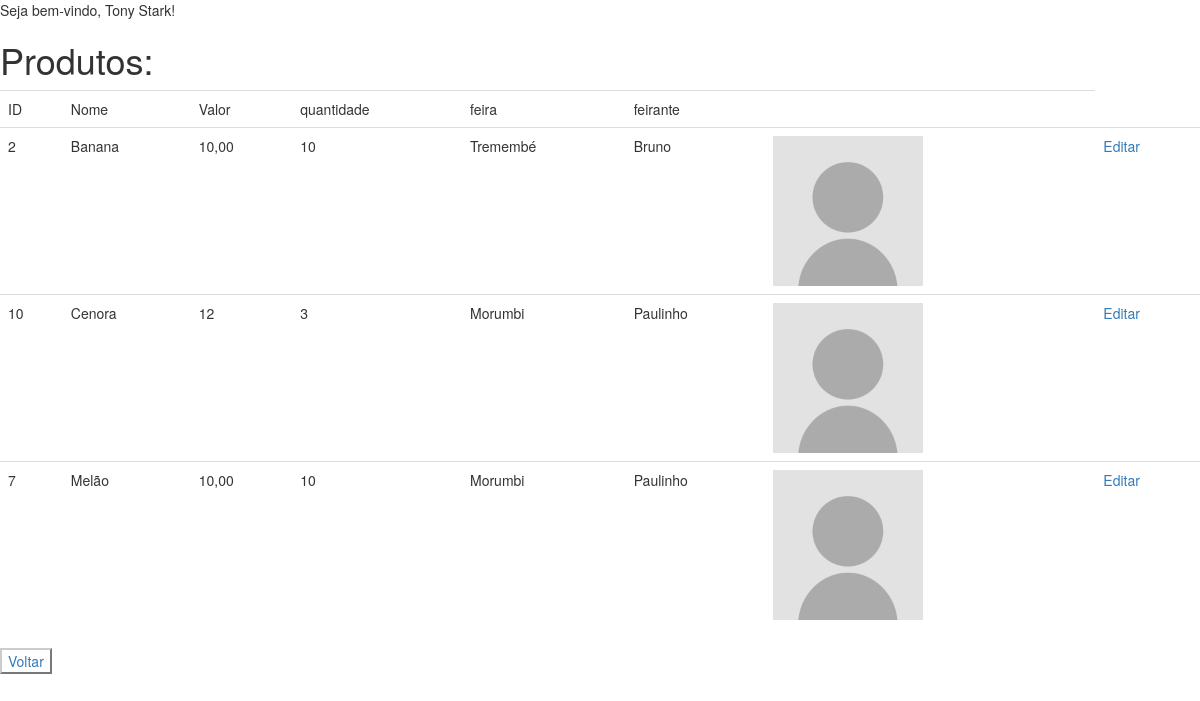
The page /produto (signed in) on the database its author committed.
### tables this page shows
CREATE TABLE usuario (
    login VARCHAR(50) PRIMARY KEY NOT NULL,
    senha VARCHAR(50) NOT NULL,
    nome VARCHAR(50) NOT NULL,
    FOREIGN KEY(login) REFERENCES serie(login)
);

CREATE TABLE produto (
    id_produto INTEGER PRIMARY KEY AUTOINCREMENT,
    nome_produto VARCHAR(50) NOT NULL,
    valor VARCHAR(50) NOT NULL,
    quantidade VARCHAR(1) NOT NULL,
    id_feira INTEGER NOT NULL,
    id_feirante INTEGER NOT NULL,
    id_foto_prod VARCHAR(50) NOT NULL,
    FOREIGN KEY(id_feira) REFERENCES feira(id_feira)
    FOREIGN KEY(id_feirante) REFERENCES feirante(id_feirante)
);

CREATE TABLE feira (
    id_feira INTEGER PRIMARY KEY AUTOINCREMENT,
    bairro VARCHAR(50) NOT NULL,
    horario VARCHAR(50) NOT NULL,
    dia VARCHAR(50) NOT NULL,
    UNIQUE(bairro)
);

CREATE TABLE feirante (
    id_feirante INTEGER PRIMARY KEY AUTOINCREMENT,
    nome_feirante VARCHAR(50) NOT NULL,
    barraca VARCHAR(50) NOT NULL,
    sexo VARCHAR(1) NOT NULL,
    id_feira INTEGER NOT NULL,
    id_foto VARCHAR(50) NOT NULL,
    FOREIGN KEY(id_feira) REFERENCES feira(id_feira)
);

### ifroot/serie.py (the view)
@app.route("/produto")
def listar_produtos_api():
    logado = autenticar_login()
    if logado is None:
        return redirect("/")
    lista = db_listar_produtos()
    print(lista)
    return render_template("lista_produtos.html", logado = logado, produtos = lista)

### ifroot/serie.py (called while the page is built)
def autenticar_login():
    login = request.cookies.get("login", "")
    senha = request.cookies.get("senha", "")
    return db_fazer_login(login, senha)

def row_to_dict(description, row):
    if row is None: return None
    d = {}
    for i in range(0, len(row)):
        d[description[i][0]] = row[i]
    return d

def rows_to_dict(description, rows):
    result = []
    for row in rows:
        result.append(row_to_dict(description, row))
    return result

def conectar():
    return sqlite3.connect('serie.db')

def db_listar_produtos():
    with closing(conectar()) as con, closing(con.cursor()) as cur:
        cur.execute("SELECT prod.id_produto, prod.nome_produto, prod.valor, prod.quantidade, prod.id_feira, prod.id_feirante, prod.id_foto_prod, f.bairro, fe.nome_feirante, fe.barraca FROM produto prod INNER JOIN feira f ON prod.id_feira = f.id_feira INNER JOIN feirante fe ON prod.id_feirante = fe.id_feirante ORDER BY prod.nome_produto ASC")
        return rows_to_dict(cur.description, cur.fetchall())

def db_fazer_login(login, senha):
    with closing(conectar()) as con, closing(con.cursor()) as cur:
        cur.execute("SELECT u.login, u.senha, u.nome FROM usuario u WHERE u.login = ? AND u.senha = ?", [login, senha])
        return row_to_dict(cur.description, cur.fetchone())

### ifroot/templates/lista_produtos.html (shortened to what this page needs)
{% extends "base.html" %}
{% block conteudo %}
    <h1>Produtos:</h1>
    <table class="table">
        <tr>
            <td>ID</td>
            <td>Nome</td>
            <td>Valor</td>
            <td>quantidade</td>
            <td>feira</td>
            <td>feirante</td>
            <td>&nbsp;</td>
        </tr>
        {% for produto in produtos %}
            <tr>
                <td>{{produto['id_produto']}}</td>
                <td>{{produto['nome_produto']}}</td>
                <td>{{produto['valor']}}</td>
                <td>{{produto['quantidade']}}</td>
                <td>{{produto['bairro']}}</td>
                <td>{{produto['nome_feirante']}}</td>
                <td>{% if produto['id_foto_prod'] != '' %}
                    <img src="{{ url_for('produto_download_foto', id_foto_prod = produto['id_foto_prod']) }}" id="foto" width="150"/>
                {% else %}
                    <img src="{{ url_for('static', filename = 'no-photo.png') }}" id="foto" width="150"/>
                {% endif %}</td>
                <td><a href="/produto/{{produto['id_produto']}}">Editar</a></td>
            </tr>
        {% endfor %}
    </table>
    <button class="btn-default"><a href="/">Voltar</a></button>
{% endblock %}

### ifroot/templates/base.html (shortened to what this page needs)
<!DOCTYPE html>
<html>
    <head>
        <link rel="stylesheet" href="/static/style.css">
        <link rel="stylesheet" href="https://maxcdn.bootstrapcdn.com/bootstrap/3.4.1/css/bootstrap.min.css">
    </head>
    <body>
        <header>
            Seja bem-vindo, {{logado['nome']}}!
        </header>
        {% block conteudo %}{% endblock %}
    </body>
</html>

### rows shown on the page
usuario: nome "Tony Stark"
produto: id_produto "2", nome_produto "Banana", valor "10,00", quantidade "10", bairro "Tremembé", nome_feirante "Bruno", id_foto_prod (picture)
produto: id_produto "10", nome_produto "Cenora", valor "12", quantidade "3", bairro "Morumbi", nome_feirante "Paulinho"
produto: id_produto "7", nome_produto "Melão", valor "10,00", quantidade "10", bairro "Morumbi", nome_feirante "Paulinho", id_foto_prod (picture)
